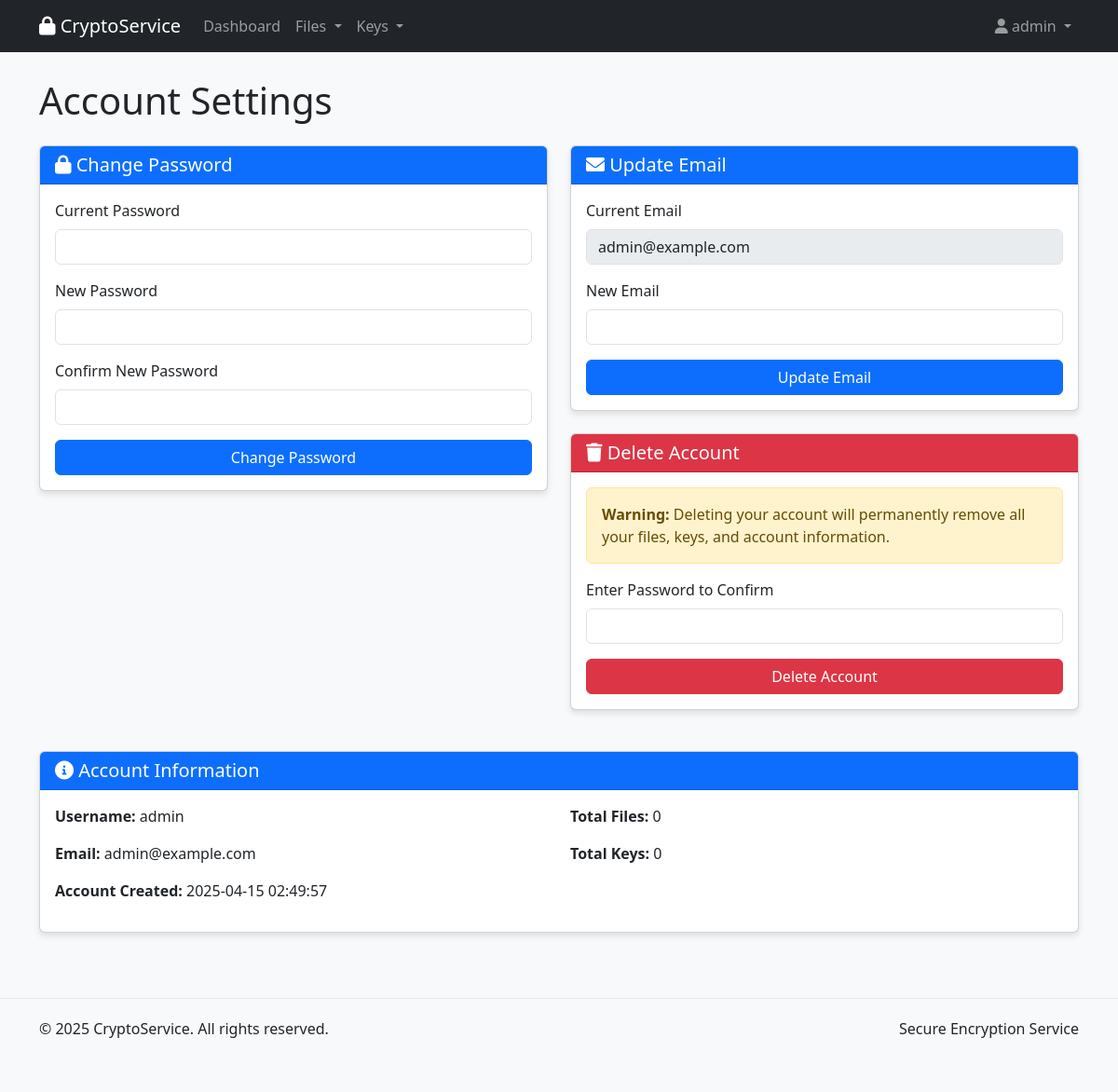
Page /account (signed in) on the committed database.
### app.py (models this page shows, shortened)
class User(UserMixin, db.Model):
    id = db.Column(db.Integer, primary_key=True)
    username = db.Column(db.String(100), unique=True, nullable=False)
    password_hash = db.Column(db.String(200), nullable=False)
    email = db.Column(db.String(100), unique=True, nullable=False)
    created_at = db.Column(db.DateTime, default=datetime.utcnow)
    keys = db.relationship('Key', backref='owner', lazy=True)
    files = db.relationship('File', backref='owner', lazy=True)

### app.py (the view, shortened to what this page needs)
@app.route('/account', methods=['GET', 'POST'])
@login_required
def account():
    return render_template('account.html', user=current_user)

### app.py (called while the page is built)
@login_manager.user_loader
def load_user(user_id):
    return User.query.get(int(user_id))

### templates/account.html (shortened to what this page needs)
{% extends "base.html" %}
{% block content %}
<h1 class="my-4">Account Settings</h1>
<div class="row">
    <div class="col-md-6">
        <div class="card mb-4">
            <div class="card-header bg-primary text-white">
                <h5 class="mb-0"><i class="fas fa-lock"></i> Change Password</h5>
            </div>
            <div class="card-body">
                <form method="POST">
                    <div class="mb-3">
                        <label for="current_password" class="form-label">Current Password</label>
                        <input type="password" class="form-control" id="current_password" name="current_password" required>
                    </div>
                    <div class="mb-3">
                        <label for="new_password" class="form-label">New Password</label>
                        <input type="password" class="form-control" id="new_password" name="new_password" required>
                    </div>
                    <div class="mb-3">
                        <label for="confirm_password" class="form-label">Confirm New Password</label>
                        <input type="password" class="form-control" id="confirm_password" name="confirm_password" required>
                    </div>
                    <div class="d-grid">
                        <button type="submit" class="btn btn-primary">Change Password</button>
                    </div>
                </form>
            </div>
        </div>
    </div>
    <div class="col-md-6">
        <div class="card mb-4">
            <div class="card-header bg-primary text-white">
                <h5 class="mb-0"><i class="fas fa-envelope"></i> Update Email</h5>
            </div>
            <div class="card-body">
                <form method="POST">
                    <div class="mb-3">
                        <label for="current_email" class="form-label">Current Email</label>
                        <input type="email" class="form-control" id="current_email" value="{{ user.email }}" disabled>
                    </div>
                    <div class="mb-3">
                        <label for="new_email" class="form-label">New Email</label>
                        <input type="email" class="form-control" id="new_email" name="new_email" required>
                    </div>
                    <div class="d-grid">
                        <button type="submit" class="btn btn-primary">Update Email</button>
                    </div>
                </form>
            </div>
        </div>
        <div class="card">
            <div class="card-header bg-danger text-white">
                <h5 class="mb-0"><i class="fas fa-trash"></i> Delete Account</h5>
            </div>
            <div class="card-body">
                <div class="alert alert-warning">
                    <strong>Warning:</strong> Deleting your account will permanently remove all your files, keys, and account information.
                </div>
                <form method="POST">
                    <div class="mb-3">
                        <label for="delete_password" class="form-label">Enter Password to Confirm</label>
                        <input type="password" class="form-control" id="delete_password" name="delete_password" required>
                    </div>
                    <div class="d-grid">
                        <button type="submit" class="btn btn-danger" onclick="return confirm('Are you sure you want to delete your account? This action cannot be undone.')">
                            Delete Account
                        </button>
                    </div>
                </form>
            </div>
        </div>
    </div>
</div>
<div class="row mt-4">
    <div class="col-md-12">
        <div class="card">
            <div class="card-header bg-primary text-white">
                <h5 class="mb-0"><i class="fas fa-info-circle"></i> Account Information</h5>
            </div>
            <div class="card-body">
                <div class="row">
                    <div class="col-md-6">
                        <p><strong>Username:</strong> {{ user.username }}</p>
                        <p><strong>Email:</strong> {{ user.email }}</p>
                        <p><strong>Account Created:</strong> {{ user.created_at.strftime('%Y-%m-%d %H:%M:%S') }}</p>
                    </div>
                    <div class="col-md-6">
                        <p><strong>Total Files:</strong> {{ user.files|length }}</p>
                        <p><strong>Total Keys:</strong> {{ user.keys|length }}</p>
                    </div>
                </div>
            </div>
        </div>
    </div>
</div>
{% endblock %}

### templates/base.html (shortened to what this page needs)
<!DOCTYPE html>
<html lang="en">
<head>
    <link href="https://cdn.jsdelivr.net/npm/bootstrap@5.3.0-alpha1/dist/css/bootstrap.min.css" rel="stylesheet">
    <link rel="stylesheet" href="https://cdnjs.cloudflare.com/ajax/libs/font-awesome/6.0.0-beta3/css/all.min.css">
</head>
<body>
    <nav class="navbar navbar-expand-lg navbar-dark bg-dark fixed-top">
        <div class="container">
            <a class="navbar-brand" href="{{ url_for('index') }}">
                <i class="fas fa-lock"></i> CryptoService
            </a>
            <div class="collapse navbar-collapse" id="navbarNav">
                <ul class="navbar-nav me-auto">
                    {% if current_user.is_authenticated %}
                    <li class="nav-item">
                        <a class="nav-link" href="{{ url_for('dashboard') }}">Dashboard</a>
                    </li>
                    <li class="nav-item dropdown">
                        <a class="nav-link dropdown-toggle" href="#" id="fileDropdown" role="button" data-bs-toggle="dropdown">
                            Files
                        </a>
                    </li>
                    <li class="nav-item dropdown">
                        <a class="nav-link dropdown-toggle" href="#" id="keyDropdown" role="button" data-bs-toggle="dropdown">
                            Keys
                        </a>
                    </li>
                    {% endif %}
                </ul>
                <ul class="navbar-nav">
                    {% if current_user.is_authenticated %}
                    <li class="nav-item dropdown">
                        <a class="nav-link dropdown-toggle" href="#" id="userDropdown" role="button" data-bs-toggle="dropdown">
                            <i class="fas fa-user"></i> {{ current_user.username }}
                        </a>
                    </li>
                    {% endif %}
                </ul>
            </div>
        </div>
    </nav>
    <div class="container">
        {% block content %}{% endblock %}
    </div>
    <footer class="footer">
        <div class="container">
            <div class="row">
                <div class="col-md-6">
                    <p>&copy; 2025 CryptoService. All rights reserved.</p>
                </div>
                <div class="col-md-6 text-end">
                    <p>Secure Encryption Service</p>
                </div>
            </div>
        </div>
    </footer>
</body>
</html>

### templates/base.html (style rules this page uses)
body { padding-top: 60px; padding-bottom: 20px; background-color: #f8f9fa; }
.card { margin-bottom: 20px; box-shadow: 0 4px 6px rgba(0,0,0,0.1); }
.footer { margin-top: 50px; padding: 20px 0; background-color: #f8f9fa; border-top: 1px solid #e9ecef; }

### rows in the picture
User: username "admin", email "admin@example.com", created_at "2025-04-15 02:49:57"

### other values in the picture
{{ user.files|length }} "0"
{{ user.keys|length }} "0"
